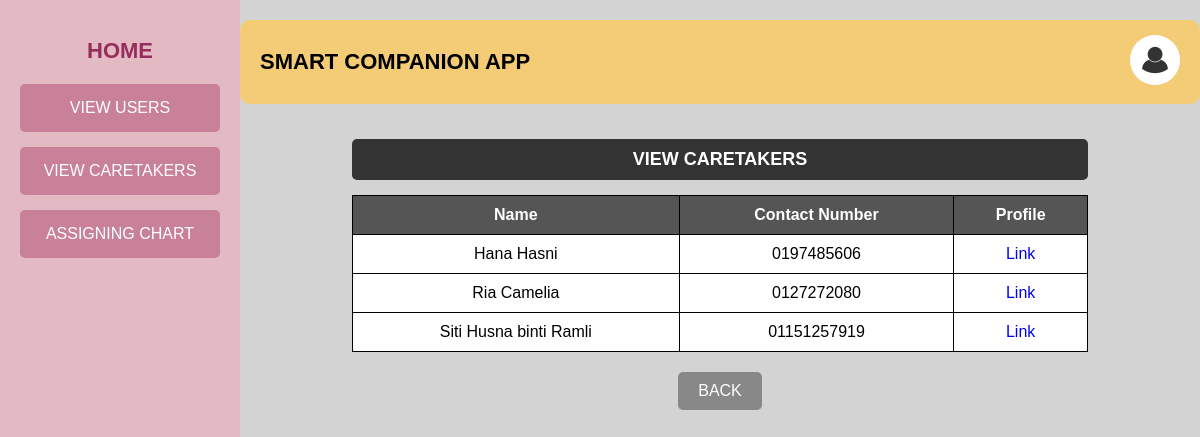
Page /aviewcare on the committed database.
### tables this page shows
CREATE TABLE caretaker (
            id INTEGER PRIMARY KEY AUTOINCREMENT,
            name TEXT NOT NULL,
            age TEXT NOT NULL,
            gender TEXT NOT NULL,
            username TEXT NOT NULL,
            password TEXT NOT NULL,
            ph_num TEXT NOT NULL
        );

### app.py (the view)
@app.route("/aviewcare", methods=["GET", "POST"])
def aviewcare():
    db= get_db()
    cursor = db.cursor()
    admin_id = session.get('admin_id')
    str_admin_id = str(admin_id)
    with open("static/img_log/admin/"+ str_admin_id + ".txt", "r") as file:
        image_name = str(file.read())
        image_url= url_for('static', filename='uploads/'+ image_name)
    cursor.execute("SELECT * FROM caretaker ")
    patient_list = cursor.fetchall()  # Fetch all matching rows
    db.close()
    return render_template("admin/viewcare.html", image_url=image_url, contacts=patient_list)

### app.py (called while the page is built)
def get_db():
    if 'db' not in g:
        g.db = sqlite3.connect('project.db')
        g.db.row_factory = sqlite3.Row
    return g.db

### templates/Admin/viewcare.html (shortened to what this page needs)
<!DOCTYPE html>
<html lang="en">
<head>
    <link rel="stylesheet" href="static/contact.css">
</head>
<body>
    <div class="container">
        <div class="sidebar">
            <a href="{{ url_for('admin') }}"><h2>HOME</h2></a>
            <a href="{{ url_for('aviewusers') }}"><button class="nav-btn">VIEW USERS</button></a>
            <a href="{{ url_for('aviewcare') }}"><button class="nav-btn">VIEW CARETAKERS</button></a>
            <a href="{{ url_for('assign') }}"><button class="nav-btn">ASSIGNING CHART</button></a>
        </div>
        <div class="main-content">
            <div class="header">
                <h1>SMART COMPANION APP</h1>
                <div class="user-profile">
                    <a href="{{ url_for('adminprofile') }}"><img src="{{ image_url }}" alt="Profile Picture" class="profile-img"></a>
                </div>
            </div>
           <div class="contacts-section">
            <h2 class="contacts-title">VIEW CARETAKERS</h2>
            <table class="contacts-table">
                <tr>
                    <th>Name</th>
                    <th>Contact Number</th>
                    <th>Profile</th>
                </tr>
                {% for contact in contacts %}
                <tr>
                    <td>{{ contact[1] }}</td>
                    <td>{{ contact[6] }}</td>
                    <td><a href="/aviewcareprofile?p_id={{ contact[0] }}">Link</td>
                </tr>
                {% endfor %}
            </table>
        </div>
        <div class="buttons">
            <a href="{{ url_for('admin') }}"><button class="back-btn">BACK</button></a>
        </div>
    </div>
</div>
</body>
</html>

### static/contact.css (style rules this page uses)
body { font-family: Arial, sans-serif; margin: 0; padding: 0; background-color: #e5e5e5; }
.container { display: flex; height: 100vh; }
.sidebar { width: 200px; background-color: #e3b9c4; padding: 20px; text-align: center; }
.sidebar h2 { font-size: 20px; margin-bottom: 30px; }
.nav-btn { display: block; width: 100%; padding: 15px; margin-bottom: 15px; background-color: #c98199; border: none; color: white; font-size: 16px; cursor: pointer; border-radius: 5px; }
.main-content { flex: 1; padding: 20px; background-color: #d3d3d3; display: flex; flex-direction: column; align-items: center; }
.header { display: flex; justify-content: space-between; width: 100%; align-items: center; background-color: #f4cc75; padding: 15px 20px; border-radius: 10px; }
.header h1 { margin: 0; font-size: 22px; }
.user-profile { display: flex; align-items: center; gap: 10px; }
.user-profile img { width: 50px; height: 50px; border-radius: 50%; background-color: #ddd; }
.contacts-section { width: 80%; margin-top: 20px; text-align: center; }
.contacts-title { background-color: #333; color: white; padding: 10px; border-radius: 5px; font-size: 18px; }
.contacts-table { width: 100%; margin-top: 10px; border-collapse: collapse; background-color: white; }
.contacts-table th, .contacts-table td { border: 1px solid black; padding: 10px; text-align: center; }
.contacts-table th { background-color: #555; color: white; }
.buttons { width: 80%; display: flex; justify-content: space-between; margin-top: 20px; }
.sidebar h2 { color: #972d5d; font-size: 22px; margin-bottom: 20px; font-weight: bold; text-decoration: none; transition: color 0.3s ease; }
a { text-decoration: none; }
.back-btn, .add-btn { padding: 10px 20px; border: none; font-size: 16px; cursor: pointer; border-radius: 5px; }
.back-btn { background-color: #b8867b; color: white; }
.buttons { display: flex; justify-content: center; gap: 15px; margin-top: 20px; width: 100%; }
.back-btn, .add-btn { padding: 10px 20px; border: none; border-radius: 5px; cursor: pointer; }
.back-btn { background: #888; color: white; }

### rows in the picture
caretaker: name "Hana Hasni", ph_num "0197485606"
caretaker: name "Ria Camelia", ph_num "0127272080"
caretaker: name "Siti Husna binti Ramli", ph_num "01151257919"
